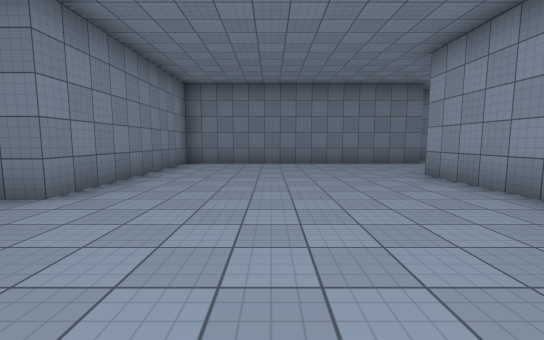
[1] (above)

24 first-person views from a walk through a Unity game level. The camera is 1.4 m above the floor, tilts 6° down and sees 90° across. The floor is counted in squares, 2 m on a side. Each view is taken from the middle of a square. On the plan, view 1 faces up. The plan holds only what a view shows up to about 9 squares ahead; the rest is blank. The place goes on beyond the plan. The player character is not drawn. Surface patterns are stand-ins for the level's own textures.

[2]
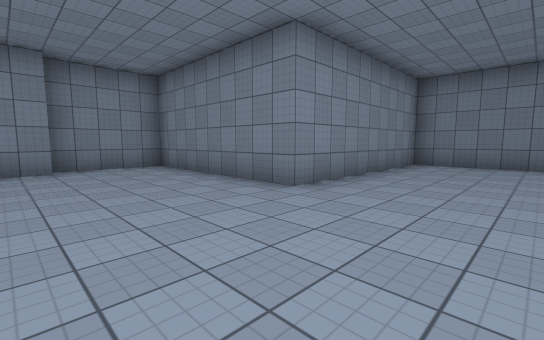

[3]
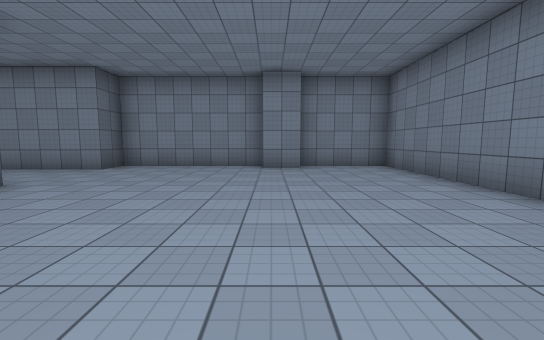

[4]
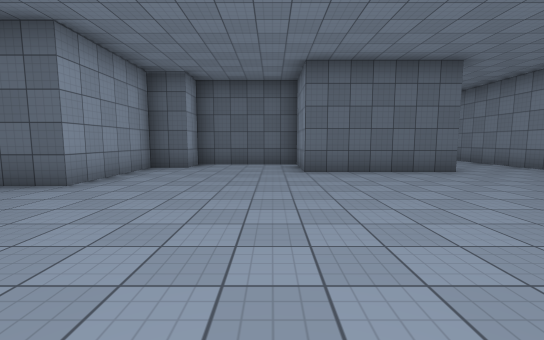

[5]
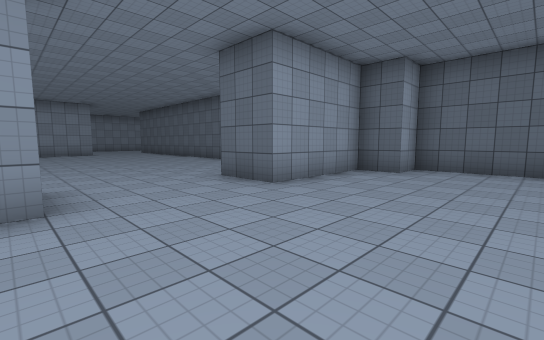

[6]
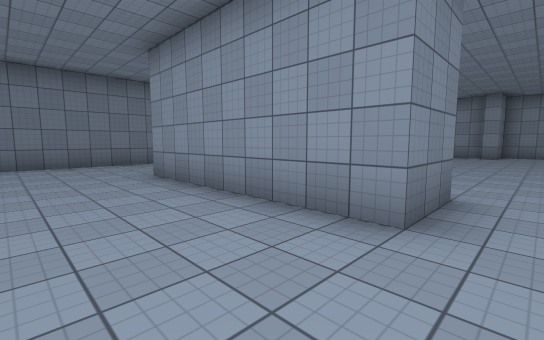

[7]
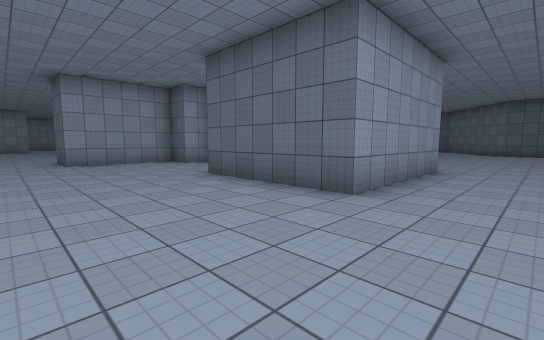

[8]
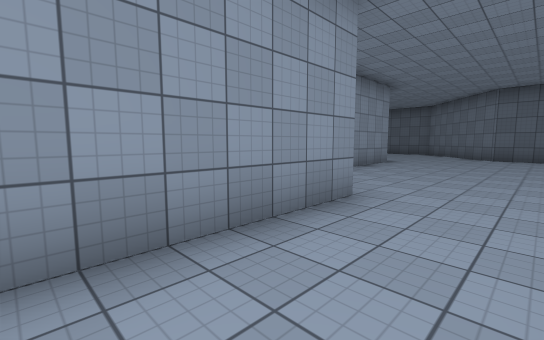

[9]
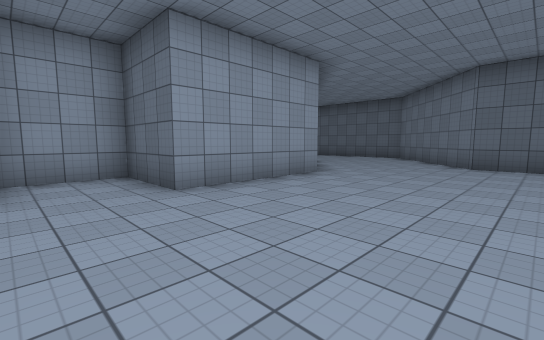

[10]
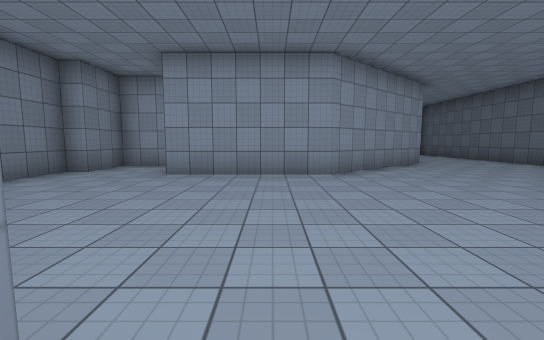

[11]
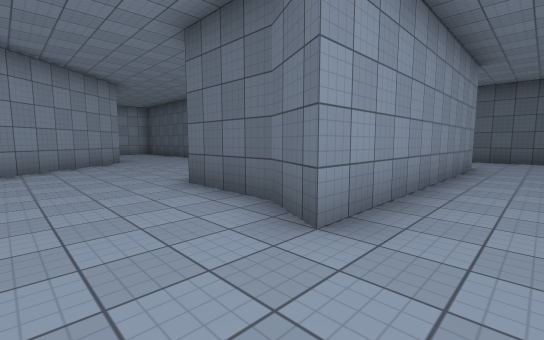

[12]
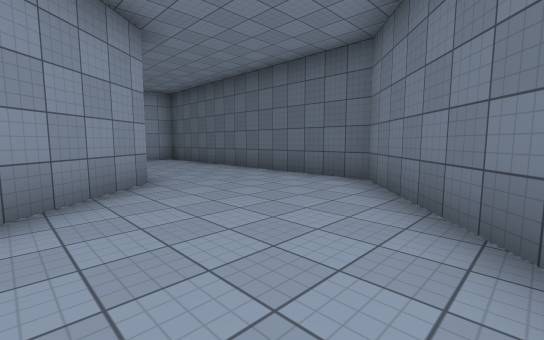

[13]
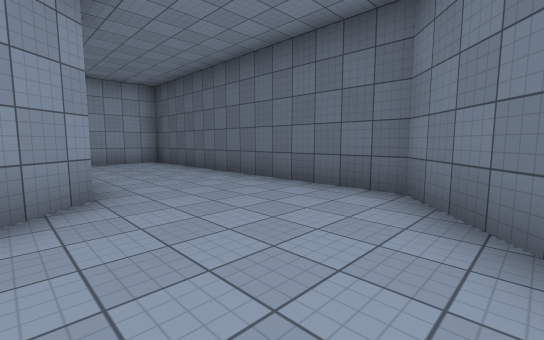

[14]
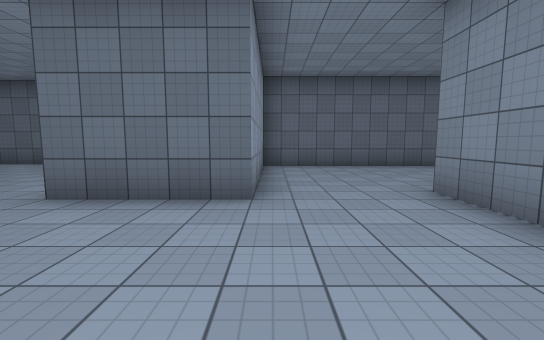

[15]
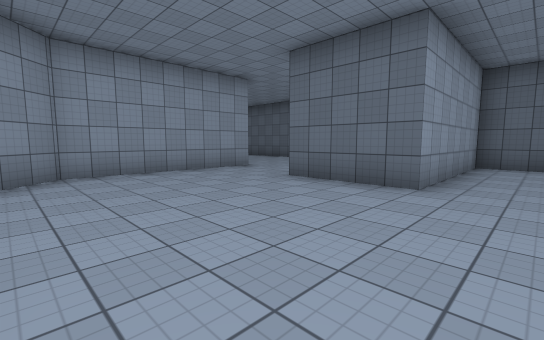

[16]
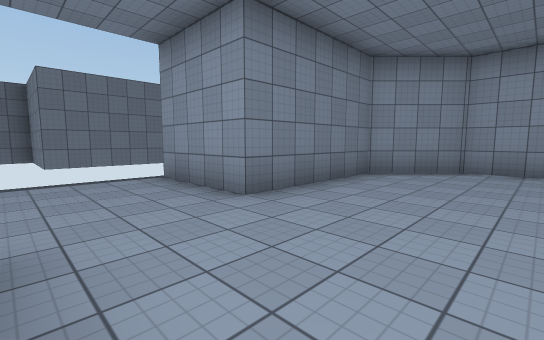

[17]
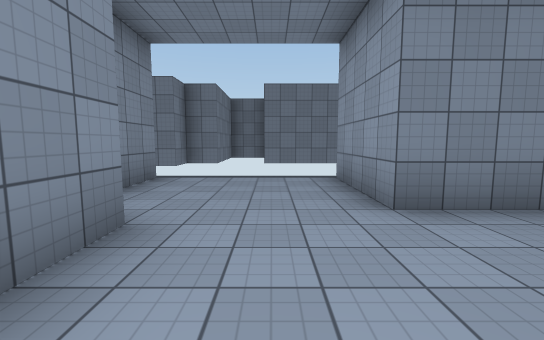

[18]
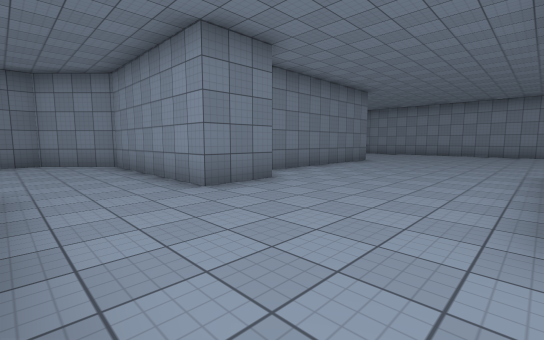

[19]
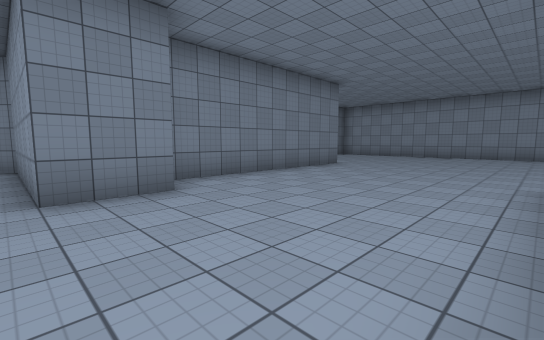

[20]
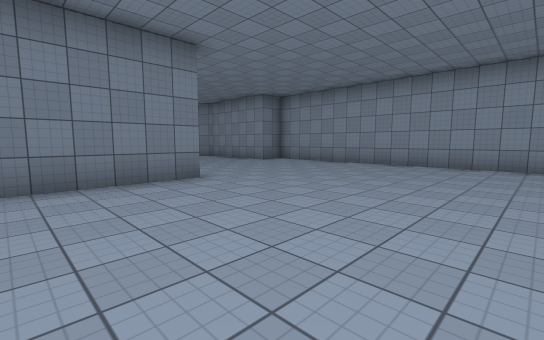

[21]
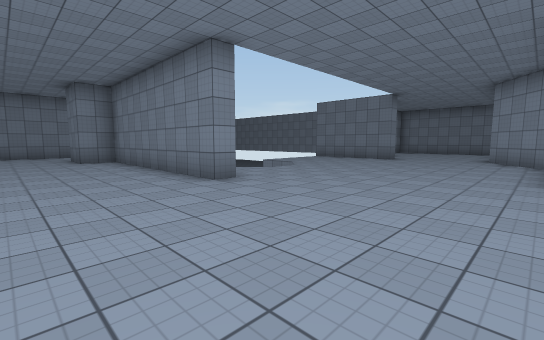

[22]
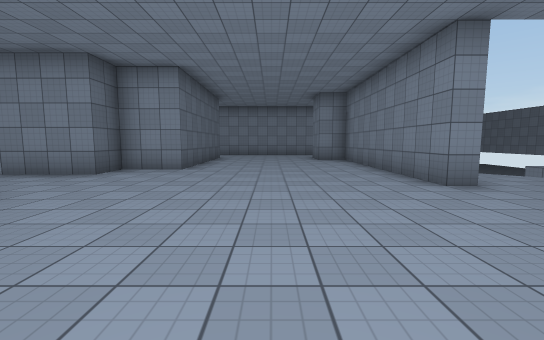

[23]
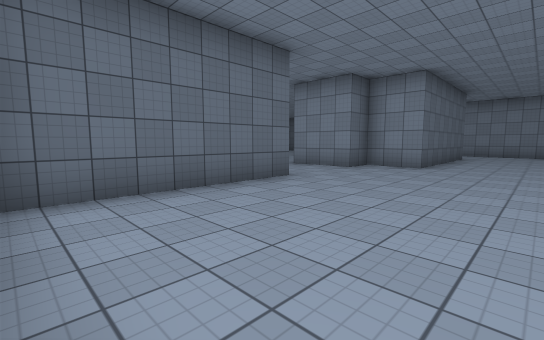

[24]
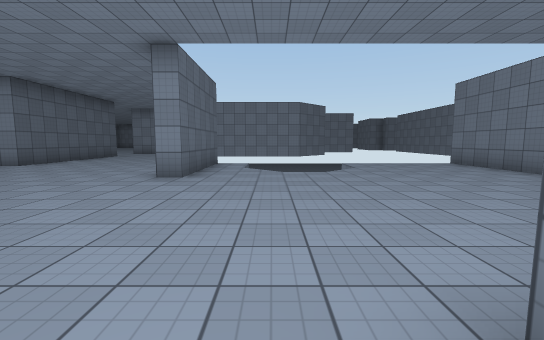

### Floor plan
Points are (right, up) in squares from view 1. A wall is a line through its corners. A room is listed if a view was taken in it or the views show most of it. See-through windows are left out.
Room 1 (views 1, 2, 3, 4, 5, 6, 7, 8)
walls: (-7.2, 0.9) (-7.2, -0.2); (3.3, 0.7) (3.3, 5.8); (-7.7, -0.2) (-7.7, -4.3) (-6.8, -4.3) (-6.8, -7.1); (4.8, -5.3) (4.8, -2.3); (-4.3, -8.4) (-4.3, -4.3) (-0.8, -4.3) (-0.8, -6.3) (2.2, -6.3) (2.2, -5.3) (3.3, -5.3) (3.3, -2.3); (2.4, 8.7) (-2.7, 8.7) (-2.7, 3.3) (-7.7, 3.3) (-7.7, 0.8)
ways out: opening at (-5.5, -9) to room 2; opening at (3.3, 7) to room 2; opening at (3.7, -1) to room 2
Room 2 (views 9, 10, 11, 12, 13, 14, 15, 16, 17, 18, 19, 20, 21, 22, 23, 24)
walls: (3.8, -11.8) (3.8, -12.9); (3.8, -15.1) (3.8, -16.8); (7.8, -5.3) (4.8, -5.3); (2.8, -8.8) (2.8, -10); (15.2, -15.7) (18.8, -15.7) (18.8, -16.3) (12.8, -16.3) (12.8, -17.3) (11.2, -17.3) (11.2, -12.8) (9.7, -11.3) (6.3, -11.3) (6.3, -8.8); (3.4, -5.3) (2.3, -5.3) (2.3, -6.3) (1.6, -6.3); (-0.3, -10.5) (-0.3, -8.8) (-1.8, -8.8) (-1.8, -8.2) (-3.2, -8.2); (18.2, -8.2) (15.5, -8.2); (12.9, -21.2) (16.2, -21.2) (16.2, -22.7) (17.2, -22.7); (0.8, -17.8) (-2.3, -14.3) (-2.3, -10.8) (-0.5, -10.8); (3.3, -2.3) (4.8, -2.3) (4, -2.3); (4.9, 0.7) (3.3, 0.7); (23.1, -9.5) (21.7, -7.7); (19.8, -22.7) (24.1, -22.7); (-7.8, -23.2) (-7.8, -16.8) (-6.7, -17.3) (-4.8, -17.3) (-1.8, -20.8) (6.3, -20.8) (6.3, -16.3) (8.8, -16.3); (4.9, 8.7) (2.4, 8.7); (-9, -26.3) (-7.4, -26.3)
ways out: opening at (-5.5, -9) to room 1; opening at (3.3, 7) to room 1; opening at (3.7, -1) to room 1; opening at (18.5, -23.5); gap at (2, -9); gap at (7, -9)

Where each view was taken, in squares from view 1:
view 1: 0 up, 0 right, facing up
view 2: 0 up, 0 right, facing up-left
view 3: 0 up, 0 right, facing left
view 4: 2 up, 0 right, facing down
view 5: 1 up, 0 right, facing down-right
view 6: 0 up, 1 right, facing up-right
view 7: 1 down, 6 left, facing down-right
view 8: 5 down, 6 left, facing down-right
view 9: 9 down, 6 left, facing down-right
view 10: 13 down, 8 left, facing right
view 11: 15 down, 9 left, facing down-right
view 12: 16 down, 4 left, facing down-right
view 13: 17 down, 3 left, facing down-right
view 14: 13 down, 6 right, facing down
view 15: 12 down, 5 right, facing down-right
view 16: 14 down, 4 right, facing up-right
view 17: 14 down, 5 right, facing up
view 18: 21 down, 9 right, facing up-right
view 19: 21 down, 11 right, facing up-right
view 20: 21 down, 16 right, facing up-right
view 21: 19 down, 23 right, facing up-left
view 22: 19 down, 23 right, facing left
view 23: 19 down, 24 right, facing down-left
view 24: 14 down, 24 right, facing left
